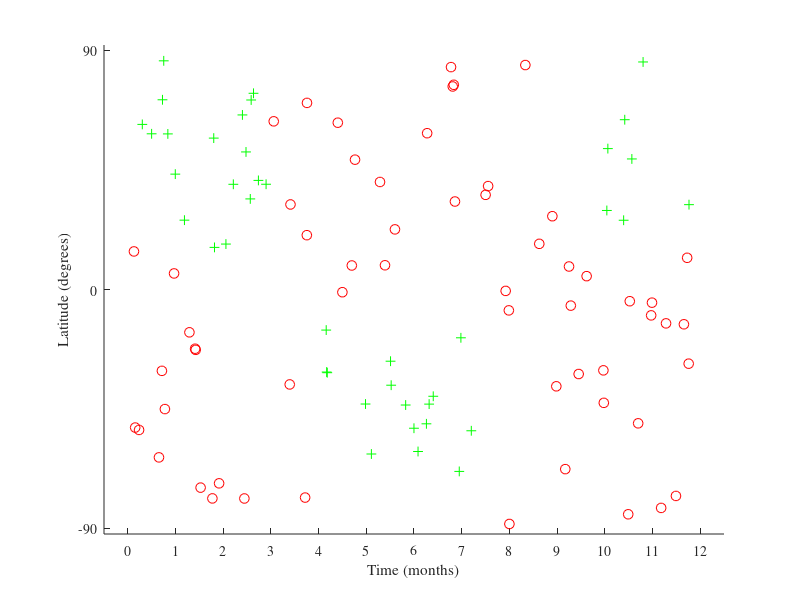

Write the MATLAB code that produced this figure. (Note: this script raises an error after producing the figure.)

equator_lim = 15;

% Generate some uniformly sampled data.
% num_ex = 100;
% data = rand(num_ex, 2);
% data(:, 1) = data(:, 1) * 12;
% data(:, 2) = data(:, 2) * 180 - 90;
% data = [data, ones(size(data, 1), 1)];
% save('ski.mat', 'data')

% Use pre-generated data.
load('ski.mat', 'data');

% Define negative regions
equator = data(:, 2) < 15 & data(:, 2) > -equator_lim;
data(equator, 3) = 0;

summer_north = data(:, 1) > 3 & data(:, 1) < 9 & data(:, 2) > equator_lim;
data(summer_north, 3) = 0;

summer_south = (data(:, 1) <= 4 | data(:, 1) >= 8) & data(:, 2) < -equator_lim;
data(summer_south, 3) = 0;

% Split out data and labels, positive and negatives.
X = data(:, 1:2);
y = data(:, 3);

pos = X(y == 1, :);
neg = X(y ~= 1, :);

% Display.
clf
scatter(pos(:, 1), pos(:, 2), 50, 'g', '+')
hold on
scatter(neg(:, 1), neg(:, 2), 50, 'r', 'o')

axis([-0.5 12.5 -92 92])
xticks(linspace(0, 12, 13))
yticks([-90, 0, 90])
xlabel('Time (months)')
ylabel('Latitude (degrees)')
set(gca, 'FontName', 'Times')
set(gcf, 'Color', 'w');
export_fig -native ski.eps


h11 = line([-0.5 3], [15 15], 'LineWidth', 2, 'LineStyle','--', 'Color', 'black');
h12 = line([3 3], [15 92], 'LineWidth', 2, 'LineStyle','--', 'Color', 'black');

h21 = line([9 12.5], [15 15], 'LineWidth', 2, 'LineStyle','--', 'Color', 'black');
h22 = line([9 9], [15 92], 'LineWidth', 2, 'LineStyle','--', 'Color', 'black');

h31 = line([4 8], [-15 -15], 'LineWidth', 2, 'LineStyle','--', 'Color', 'black');
h32 = line([4 4], [-15 -92], 'LineWidth', 2, 'LineStyle','--', 'Color', 'black');
h33 = line([8 8], [-15 -92], 'LineWidth', 2, 'LineStyle','--', 'Color', 'black');

export_fig -native ski-region.eps 

delete([h11, h12, h21, h22, h31, h32, h33])

h1 = line([-0.5 12.5], [15 15], 'LineWidth', 2, 'LineStyle','--', 'Color', 'black');
t1 = text(6.5, -40, '$\mathbf{R_1}$', 'Interpreter', 'latex',  'HorizontalAlignment', 'center', 'FontSize', 30);
t2 = text(6.5, 50, '$\mathbf{R_2}$', 'Interpreter', 'latex',  'HorizontalAlignment', 'center', 'FontSize', 30);

export_fig -native ski-split1.eps 

delete(t2)
h2 = line([3 3], [15 92], 'LineWidth', 2, 'LineStyle','--', 'Color', 'black');
t21 = text(1.5, 50, '$\mathbf{R_{21}}$', 'Interpreter', 'latex',  'HorizontalAlignment', 'center', 'FontSize', 30);
t22 = text(7.5, 50, '$\mathbf{R_{22}}$', 'Interpreter', 'latex',  'HorizontalAlignment', 'center', 'FontSize', 30);

export_fig -native ski-split2.eps 

h3 = line([-0.5 12.5], [-15 -15], 'LineWidth', 2, 'LineStyle','--', 'Color', 'black');
delete(t1)
t11 = text(6.5, 0, '$\mathbf{R_{12}}$', 'Interpreter', 'latex',  'HorizontalAlignment', 'center', 'FontSize', 30);
t12 = text(6.5, -50, '$\mathbf{R_{11}}$', 'Interpreter', 'latex',  'HorizontalAlignment', 'center', 'FontSize', 30);


export_fig -native ski-split3.eps 